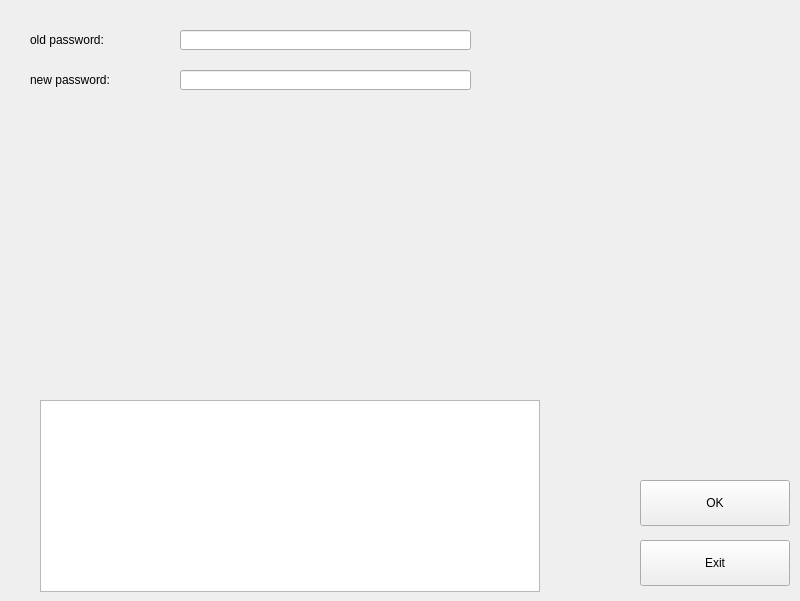
<?xml version="1.0" encoding="UTF-8"?>
<ui version="4.0">
 <class>modify_L</class>
 <widget class="QWidget" name="modify_L">
  <property name="geometry">
   <rect>
    <x>0</x>
    <y>0</y>
    <width>800</width>
    <height>601</height>
   </rect>
  </property>
  <property name="windowTitle">
   <string>Form</string>
  </property>
  <widget class="QPushButton" name="OK">
   <property name="geometry">
    <rect>
     <x>640</x>
     <y>480</y>
     <width>150</width>
     <height>46</height>
    </rect>
   </property>
   <property name="text">
    <string>OK</string>
   </property>
  </widget>
  <widget class="QPushButton" name="Exit">
   <property name="geometry">
    <rect>
     <x>640</x>
     <y>540</y>
     <width>150</width>
     <height>46</height>
    </rect>
   </property>
   <property name="text">
    <string>Exit</string>
   </property>
  </widget>
  <widget class="QTextBrowser" name="textBrowser">
   <property name="geometry">
    <rect>
     <x>40</x>
     <y>400</y>
     <width>500</width>
     <height>192</height>
    </rect>
   </property>
  </widget>
  <widget class="QLineEdit" name="old_pass_input">
   <property name="geometry">
    <rect>
     <x>180</x>
     <y>30</y>
     <width>291</width>
     <height>20</height>
    </rect>
   </property>
  </widget>
  <widget class="QLabel" name="old_pass">
   <property name="geometry">
    <rect>
     <x>30</x>
     <y>30</y>
     <width>150</width>
     <height>20</height>
    </rect>
   </property>
   <property name="text">
    <string>old password:</string>
   </property>
  </widget>
  <widget class="QLineEdit" name="new_pass_input">
   <property name="geometry">
    <rect>
     <x>180</x>
     <y>70</y>
     <width>291</width>
     <height>20</height>
    </rect>
   </property>
  </widget>
  <widget class="QLabel" name="new_pass">
   <property name="geometry">
    <rect>
     <x>30</x>
     <y>70</y>
     <width>150</width>
     <height>20</height>
    </rect>
   </property>
   <property name="text">
    <string>new password:</string>
   </property>
  </widget>
 </widget>
 <resources/>
 <connections/>
</ui>
